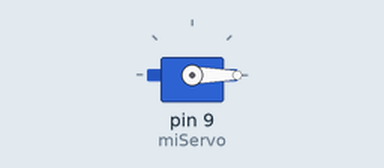
The sketch below on a simulated Arduino Uno, built with avr-gcc and run on an emulated ATmega328P. On the bench: servo.

Above: at 4.6 s.
Timing chart, 0 to 6.1 s (numbered marks = the images above):
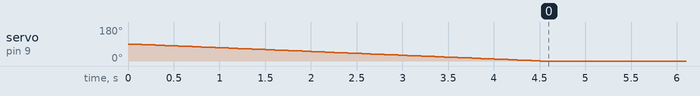

Measured:
- by itself, servo on pin 9 (miServo): moves from 90° to 0° over 4.5 s

The sketch:

Servo360.ino
```cpp
#include <Servo.h>

Servo miServo;  // Crea un objeto servo para controlar un servomotor

void setup() {
  miServo.attach(9);  // El servomotor está conectado al pin 9
  // No es necesario inicializar el ángulo aquí, se asume que el servomotor ya está en la posición deseada
}

void loop() {
  for (int angulo = miServo.read(); angulo >= 0; angulo--) {  // Bucle desde la posición actual a 0 grados
    miServo.write(angulo);  // Mueve el servomotor al ángulo especificado
    delay(50);              // Espera 50 milisegundos antes del próximo grado
  }
  delay(1000);  // Espera un segundo cuando alcanza 0 grados
  // Aquí puedes agregar más código si necesitas que el servomotor haga algo después
}
```
